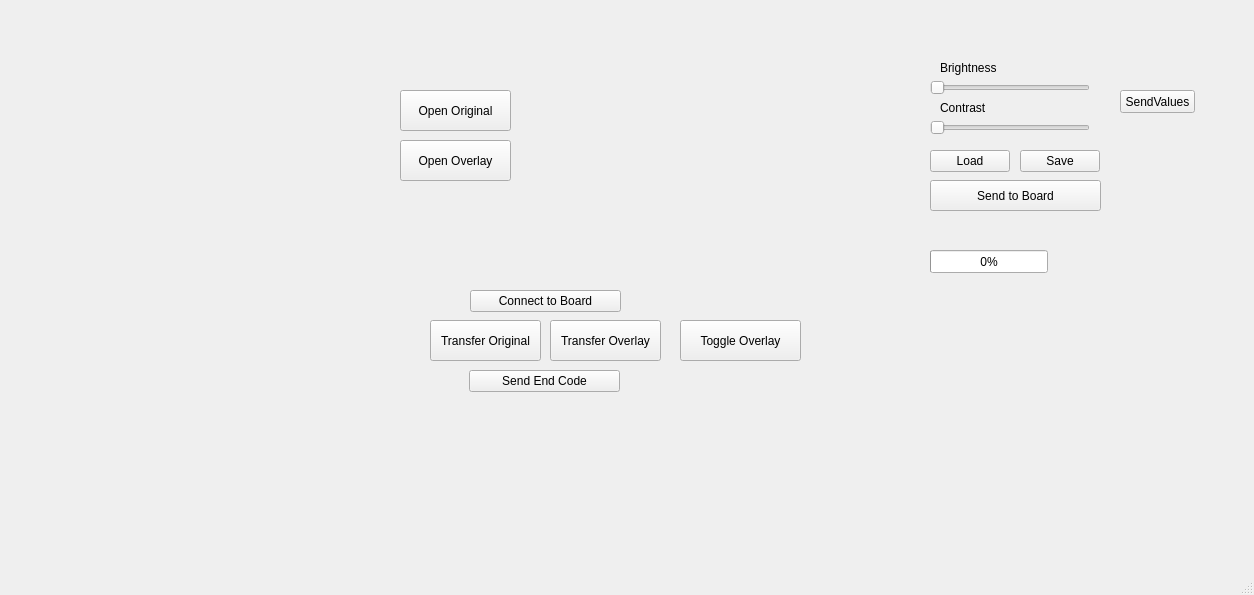
<?xml version="1.0" encoding="UTF-8"?>
<ui version="4.0">
 <class>MainWindow</class>
 <widget class="QMainWindow" name="MainWindow">
  <property name="geometry">
   <rect>
    <x>0</x>
    <y>0</y>
    <width>1254</width>
    <height>595</height>
   </rect>
  </property>
  <property name="windowTitle">
   <string>MainWindow</string>
  </property>
  <widget class="QWidget" name="centralwidget">
   <widget class="QPushButton" name="but_original">
    <property name="geometry">
     <rect>
      <x>400</x>
      <y>90</y>
      <width>111</width>
      <height>41</height>
     </rect>
    </property>
    <property name="text">
     <string>Open Original</string>
    </property>
   </widget>
   <widget class="QPushButton" name="but_overlay">
    <property name="geometry">
     <rect>
      <x>400</x>
      <y>140</y>
      <width>111</width>
      <height>41</height>
     </rect>
    </property>
    <property name="text">
     <string>Open Overlay</string>
    </property>
   </widget>
   <widget class="QLabel" name="lbl_original">
    <property name="geometry">
     <rect>
      <x>30</x>
      <y>10</y>
      <width>311</width>
      <height>271</height>
     </rect>
    </property>
    <property name="text">
     <string/>
    </property>
   </widget>
   <widget class="QLabel" name="lbl_overlay">
    <property name="geometry">
     <rect>
      <x>70</x>
      <y>80</y>
      <width>191</width>
      <height>111</height>
     </rect>
    </property>
    <property name="text">
     <string/>
    </property>
   </widget>
   <widget class="QSlider" name="sldr_brightness">
    <property name="geometry">
     <rect>
      <x>930</x>
      <y>80</y>
      <width>160</width>
      <height>16</height>
     </rect>
    </property>
    <property name="minimumSize">
     <size>
      <width>160</width>
      <height>0</height>
     </size>
    </property>
    <property name="minimum">
     <number>0</number>
    </property>
    <property name="maximum">
     <number>9</number>
    </property>
    <property name="singleStep">
     <number>1</number>
    </property>
    <property name="value">
     <number>0</number>
    </property>
    <property name="sliderPosition">
     <number>0</number>
    </property>
    <property name="orientation">
     <enum>Qt::Horizontal</enum>
    </property>
   </widget>
   <widget class="QSlider" name="sldr_contrast">
    <property name="geometry">
     <rect>
      <x>930</x>
      <y>120</y>
      <width>160</width>
      <height>16</height>
     </rect>
    </property>
    <property name="minimum">
     <number>0</number>
    </property>
    <property name="maximum">
     <number>9</number>
    </property>
    <property name="singleStep">
     <number>1</number>
    </property>
    <property name="orientation">
     <enum>Qt::Horizontal</enum>
    </property>
   </widget>
   <widget class="QLabel" name="lbl_brightness">
    <property name="geometry">
     <rect>
      <x>940</x>
      <y>60</y>
      <width>61</width>
      <height>16</height>
     </rect>
    </property>
    <property name="text">
     <string>Brightness</string>
    </property>
   </widget>
   <widget class="QLabel" name="lbl_contrast">
    <property name="geometry">
     <rect>
      <x>940</x>
      <y>100</y>
      <width>61</width>
      <height>16</height>
     </rect>
    </property>
    <property name="text">
     <string>Contrast</string>
    </property>
   </widget>
   <widget class="QPushButton" name="btn_load">
    <property name="geometry">
     <rect>
      <x>930</x>
      <y>150</y>
      <width>80</width>
      <height>22</height>
     </rect>
    </property>
    <property name="text">
     <string>Load</string>
    </property>
   </widget>
   <widget class="QPushButton" name="but_save">
    <property name="geometry">
     <rect>
      <x>1020</x>
      <y>150</y>
      <width>80</width>
      <height>22</height>
     </rect>
    </property>
    <property name="text">
     <string>Save</string>
    </property>
   </widget>
   <widget class="QLabel" name="lbl_t2display">
    <property name="geometry">
     <rect>
      <x>540</x>
      <y>10</y>
      <width>361</width>
      <height>271</height>
     </rect>
    </property>
    <property name="text">
     <string/>
    </property>
   </widget>
   <widget class="QProgressBar" name="progressBar">
    <property name="geometry">
     <rect>
      <x>930</x>
      <y>250</y>
      <width>118</width>
      <height>23</height>
     </rect>
    </property>
    <property name="minimum">
     <number>0</number>
    </property>
    <property name="maximum">
     <number>100</number>
    </property>
    <property name="value">
     <number>0</number>
    </property>
   </widget>
   <widget class="QPushButton" name="pushButton">
    <property name="geometry">
     <rect>
      <x>470</x>
      <y>290</y>
      <width>151</width>
      <height>22</height>
     </rect>
    </property>
    <property name="text">
     <string>Connect to Board</string>
    </property>
   </widget>
   <widget class="QPushButton" name="tf_original">
    <property name="geometry">
     <rect>
      <x>430</x>
      <y>320</y>
      <width>111</width>
      <height>41</height>
     </rect>
    </property>
    <property name="text">
     <string>Transfer Original</string>
    </property>
   </widget>
   <widget class="QPushButton" name="tf_overlay">
    <property name="geometry">
     <rect>
      <x>550</x>
      <y>320</y>
      <width>111</width>
      <height>41</height>
     </rect>
    </property>
    <property name="text">
     <string>Transfer Overlay</string>
    </property>
   </widget>
   <widget class="QPushButton" name="endcodesend">
    <property name="geometry">
     <rect>
      <x>469</x>
      <y>370</y>
      <width>151</width>
      <height>22</height>
     </rect>
    </property>
    <property name="text">
     <string>Send End Code</string>
    </property>
   </widget>
   <widget class="QPushButton" name="overlay_toggle">
    <property name="geometry">
     <rect>
      <x>680</x>
      <y>320</y>
      <width>121</width>
      <height>41</height>
     </rect>
    </property>
    <property name="text">
     <string>Toggle Overlay</string>
    </property>
   </widget>
   <widget class="QPushButton" name="brconsend">
    <property name="geometry">
     <rect>
      <x>930</x>
      <y>180</y>
      <width>171</width>
      <height>31</height>
     </rect>
    </property>
    <property name="text">
     <string>Send to Board</string>
    </property>
   </widget>
   <widget class="QPushButton" name="sendvalues">
    <property name="geometry">
     <rect>
      <x>1120</x>
      <y>90</y>
      <width>75</width>
      <height>23</height>
     </rect>
    </property>
    <property name="text">
     <string>SendValues</string>
    </property>
   </widget>
  </widget>
  <widget class="QMenuBar" name="menubar">
   <property name="geometry">
    <rect>
     <x>0</x>
     <y>0</y>
     <width>1254</width>
     <height>21</height>
    </rect>
   </property>
  </widget>
  <widget class="QStatusBar" name="statusbar"/>
 </widget>
 <resources/>
 <connections>
  <connection>
   <sender>sldr_brightness</sender>
   <signal>valueChanged(int)</signal>
   <receiver>progressBar</receiver>
   <slot>setValue(int)</slot>
   <hints>
    <hint type="sourcelabel">
     <x>883</x>
     <y>80</y>
    </hint>
    <hint type="destinationlabel">
     <x>890</x>
     <y>227</y>
    </hint>
   </hints>
  </connection>
 </connections>
</ui>
